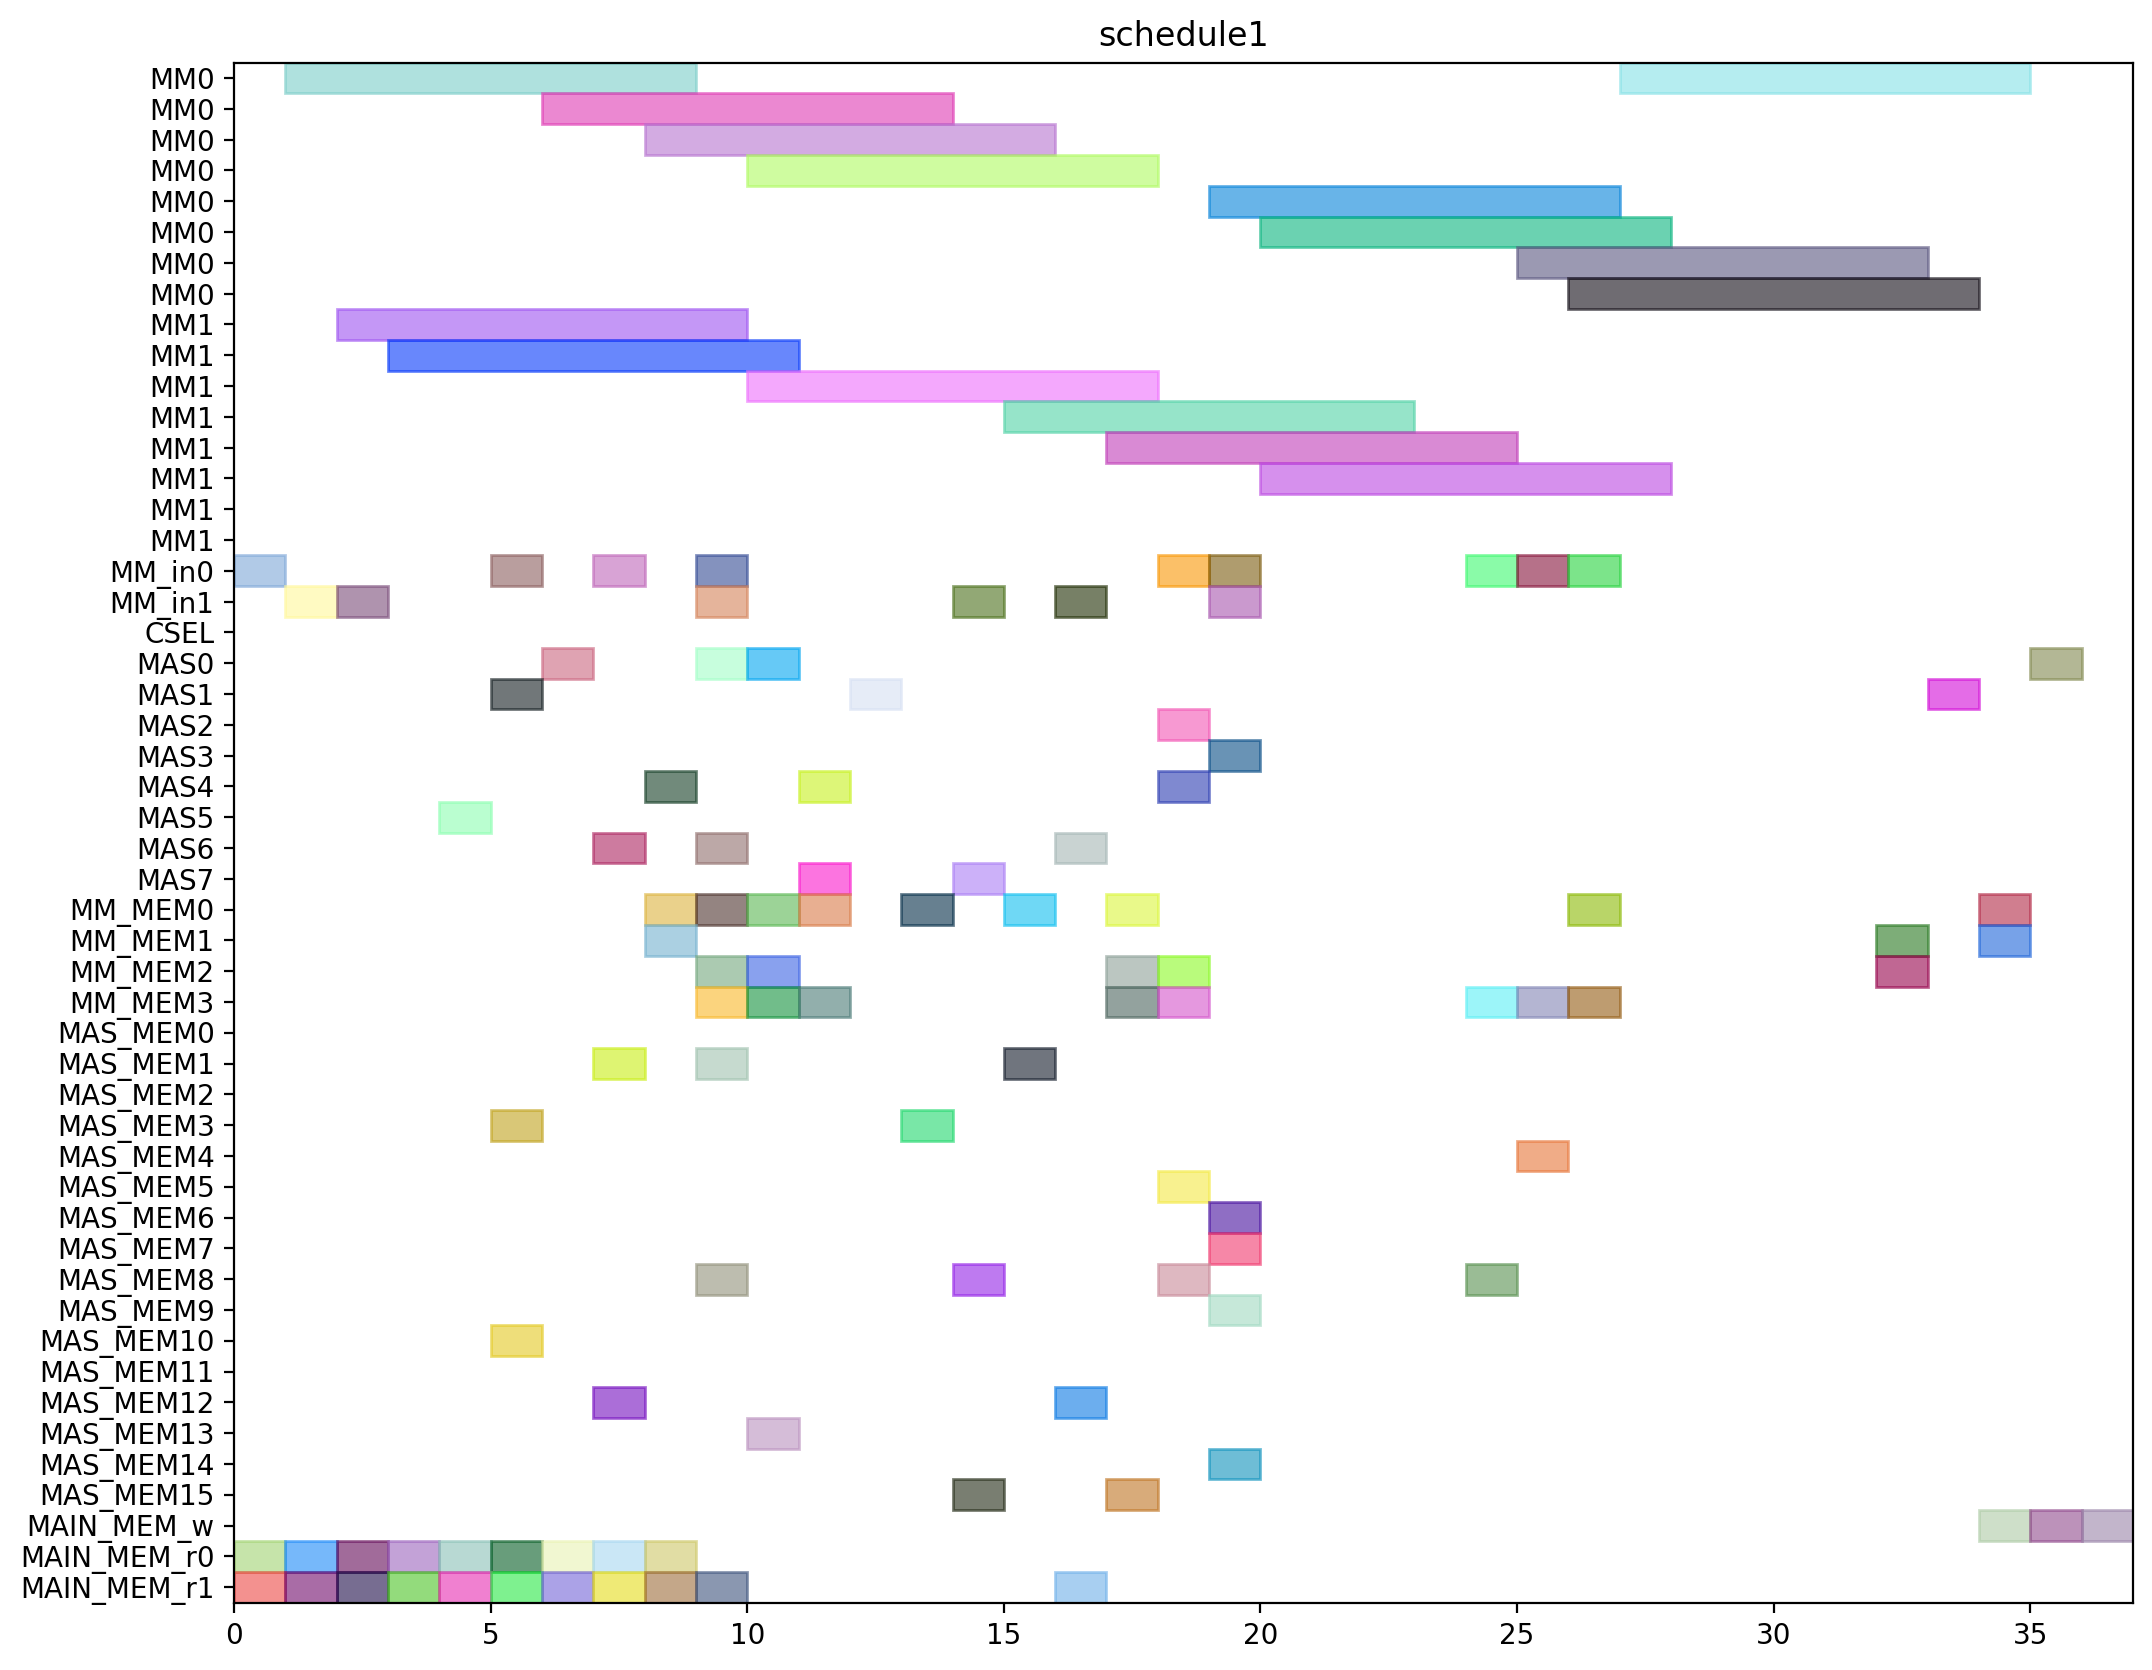

Write Python code to recreate this figure.
from pyschedule import Scenario, solvers, plotters, alt


def solve():
	horizon = 148
	S = Scenario("schedule1", horizon=horizon)

	# resource
	MM = S.Resources('MM', num=2, size=8)
	MM_in = S.Resources('MM_in', num=2)
	CSEL = S.Resource('CSEL')
	MAS = S.Resources('MAS', num=8, size=1, periods=range(1, horizon))
	MM_MEM = S.Resources('MM_MEM', num=4)
	MAS_MEM = S.Resources('MAS_MEM', num=16)
	MAIN_MEM_w = S.Resource('MAIN_MEM_w', size=1)
	MAIN_MEM_r = S.Resources('MAIN_MEM_r', num=2)

	# result of previous scheduling
	t0_in = S.Task('t0_in', length=1, delay_cost=1)
	S += t0_in >= 0
	t0_in += MM_in[0]

	t0_mem0 = S.Task('t0_mem0', length=1, delay_cost=1)
	S += t0_mem0 >= 0
	t0_mem0 += MAIN_MEM_r[0]

	t0_mem1 = S.Task('t0_mem1', length=1, delay_cost=1)
	S += t0_mem1 >= 0
	t0_mem1 += MAIN_MEM_r[1]

	t0 = S.Task('t0', length=8, delay_cost=1)
	S += t0 >= 1
	t0 += MM[0]

	t2_in = S.Task('t2_in', length=1, delay_cost=1)
	S += t2_in >= 1
	t2_in += MM_in[1]

	t2_mem0 = S.Task('t2_mem0', length=1, delay_cost=1)
	S += t2_mem0 >= 1
	t2_mem0 += MAIN_MEM_r[0]

	t2_mem1 = S.Task('t2_mem1', length=1, delay_cost=1)
	S += t2_mem1 >= 1
	t2_mem1 += MAIN_MEM_r[1]

	t1_in = S.Task('t1_in', length=1, delay_cost=1)
	S += t1_in >= 2
	t1_in += MM_in[1]

	t1_mem0 = S.Task('t1_mem0', length=1, delay_cost=1)
	S += t1_mem0 >= 2
	t1_mem0 += MAIN_MEM_r[0]

	t1_mem1 = S.Task('t1_mem1', length=1, delay_cost=1)
	S += t1_mem1 >= 2
	t1_mem1 += MAIN_MEM_r[1]

	t2 = S.Task('t2', length=8, delay_cost=1)
	S += t2 >= 2
	t2 += MM[1]

	t1 = S.Task('t1', length=8, delay_cost=1)
	S += t1 >= 3
	t1 += MM[1]

	t3_mem0 = S.Task('t3_mem0', length=1, delay_cost=1)
	S += t3_mem0 >= 3
	t3_mem0 += MAIN_MEM_r[0]

	t3_mem1 = S.Task('t3_mem1', length=1, delay_cost=1)
	S += t3_mem1 >= 3
	t3_mem1 += MAIN_MEM_r[1]

	t3 = S.Task('t3', length=1, delay_cost=1)
	S += t3 >= 4
	t3 += MAS[5]

	t4_mem0 = S.Task('t4_mem0', length=1, delay_cost=1)
	S += t4_mem0 >= 4
	t4_mem0 += MAIN_MEM_r[0]

	t4_mem1 = S.Task('t4_mem1', length=1, delay_cost=1)
	S += t4_mem1 >= 4
	t4_mem1 += MAIN_MEM_r[1]

	t14_mem0 = S.Task('t14_mem0', length=1, delay_cost=1)
	S += t14_mem0 >= 5
	t14_mem0 += MAIN_MEM_r[0]

	t14_mem1 = S.Task('t14_mem1', length=1, delay_cost=1)
	S += t14_mem1 >= 5
	t14_mem1 += MAIN_MEM_r[1]

	t4 = S.Task('t4', length=1, delay_cost=1)
	S += t4 >= 5
	t4 += MAS[1]

	t5_in = S.Task('t5_in', length=1, delay_cost=1)
	S += t5_in >= 5
	t5_in += MM_in[0]

	t5_mem0 = S.Task('t5_mem0', length=1, delay_cost=1)
	S += t5_mem0 >= 5
	t5_mem0 += MAS_MEM[10]

	t5_mem1 = S.Task('t5_mem1', length=1, delay_cost=1)
	S += t5_mem1 >= 5
	t5_mem1 += MAS_MEM[3]

	t13_mem0 = S.Task('t13_mem0', length=1, delay_cost=1)
	S += t13_mem0 >= 6
	t13_mem0 += MAIN_MEM_r[0]

	t13_mem1 = S.Task('t13_mem1', length=1, delay_cost=1)
	S += t13_mem1 >= 6
	t13_mem1 += MAIN_MEM_r[1]

	t14 = S.Task('t14', length=1, delay_cost=1)
	S += t14 >= 6
	t14 += MAS[0]

	t5 = S.Task('t5', length=8, delay_cost=1)
	S += t5 >= 6
	t5 += MM[0]

	t13 = S.Task('t13', length=1, delay_cost=1)
	S += t13 >= 7
	t13 += MAS[6]

	t15_in = S.Task('t15_in', length=1, delay_cost=1)
	S += t15_in >= 7
	t15_in += MM_in[0]

	t15_mem0 = S.Task('t15_mem0', length=1, delay_cost=1)
	S += t15_mem0 >= 7
	t15_mem0 += MAS_MEM[12]

	t15_mem1 = S.Task('t15_mem1', length=1, delay_cost=1)
	S += t15_mem1 >= 7
	t15_mem1 += MAS_MEM[1]

	t8_mem0 = S.Task('t8_mem0', length=1, delay_cost=1)
	S += t8_mem0 >= 7
	t8_mem0 += MAIN_MEM_r[0]

	t8_mem1 = S.Task('t8_mem1', length=1, delay_cost=1)
	S += t8_mem1 >= 7
	t8_mem1 += MAIN_MEM_r[1]

	t15 = S.Task('t15', length=8, delay_cost=1)
	S += t15 >= 8
	t15 += MM[0]

	t18_mem0 = S.Task('t18_mem0', length=1, delay_cost=1)
	S += t18_mem0 >= 8
	t18_mem0 += MM_MEM[0]

	t18_mem1 = S.Task('t18_mem1', length=1, delay_cost=1)
	S += t18_mem1 >= 8
	t18_mem1 += MM_MEM[1]

	t8 = S.Task('t8', length=1, delay_cost=1)
	S += t8 >= 8
	t8 += MAS[4]

	t9_mem0 = S.Task('t9_mem0', length=1, delay_cost=1)
	S += t9_mem0 >= 8
	t9_mem0 += MAIN_MEM_r[0]

	t9_mem1 = S.Task('t9_mem1', length=1, delay_cost=1)
	S += t9_mem1 >= 8
	t9_mem1 += MAIN_MEM_r[1]

	t10_in = S.Task('t10_in', length=1, delay_cost=1)
	S += t10_in >= 9
	t10_in += MM_in[0]

	t10_mem0 = S.Task('t10_mem0', length=1, delay_cost=1)
	S += t10_mem0 >= 9
	t10_mem0 += MAS_MEM[8]

	t10_mem1 = S.Task('t10_mem1', length=1, delay_cost=1)
	S += t10_mem1 >= 9
	t10_mem1 += MAS_MEM[1]

	t16_mem0 = S.Task('t16_mem0', length=1, delay_cost=1)
	S += t16_mem0 >= 9
	t16_mem0 += MM_MEM[0]

	t16_mem1 = S.Task('t16_mem1', length=1, delay_cost=1)
	S += t16_mem1 >= 9
	t16_mem1 += MM_MEM[3]

	t18 = S.Task('t18', length=1, delay_cost=1)
	S += t18 >= 9
	t18 += MAS[6]

	t20_in = S.Task('t20_in', length=1, delay_cost=1)
	S += t20_in >= 9
	t20_in += MM_in[1]

	t20_mem0 = S.Task('t20_mem0', length=1, delay_cost=1)
	S += t20_mem0 >= 9
	t20_mem0 += MM_MEM[2]

	t20_mem1 = S.Task('t20_mem1', length=1, delay_cost=1)
	S += t20_mem1 >= 9
	t20_mem1 += MAIN_MEM_r[1]

	t9 = S.Task('t9', length=1, delay_cost=1)
	S += t9 >= 9
	t9 += MAS[0]

	t10 = S.Task('t10', length=8, delay_cost=1)
	S += t10 >= 10
	t10 += MM[0]

	t11_mem0 = S.Task('t11_mem0', length=1, delay_cost=1)
	S += t11_mem0 >= 10
	t11_mem0 += MM_MEM[2]

	t11_mem1 = S.Task('t11_mem1', length=1, delay_cost=1)
	S += t11_mem1 >= 10
	t11_mem1 += MM_MEM[3]

	t16 = S.Task('t16', length=1, delay_cost=1)
	S += t16 >= 10
	t16 += MAS[0]

	t19_mem0 = S.Task('t19_mem0', length=1, delay_cost=1)
	S += t19_mem0 >= 10
	t19_mem0 += MM_MEM[0]

	t19_mem1 = S.Task('t19_mem1', length=1, delay_cost=1)
	S += t19_mem1 >= 10
	t19_mem1 += MAS_MEM[13]

	t20 = S.Task('t20', length=8, delay_cost=1)
	S += t20 >= 10
	t20 += MM[1]

	t11 = S.Task('t11', length=1, delay_cost=1)
	S += t11 >= 11
	t11 += MAS[7]

	t19 = S.Task('t19', length=1, delay_cost=1)
	S += t19 >= 11
	t19 += MAS[4]

	t6_mem0 = S.Task('t6_mem0', length=1, delay_cost=1)
	S += t6_mem0 >= 11
	t6_mem0 += MM_MEM[0]

	t6_mem1 = S.Task('t6_mem1', length=1, delay_cost=1)
	S += t6_mem1 >= 11
	t6_mem1 += MM_MEM[3]

	t6 = S.Task('t6', length=1, delay_cost=1)
	S += t6 >= 12
	t6 += MAS[1]

	t7_mem0 = S.Task('t7_mem0', length=1, delay_cost=1)
	S += t7_mem0 >= 13
	t7_mem0 += MM_MEM[0]

	t7_mem1 = S.Task('t7_mem1', length=1, delay_cost=1)
	S += t7_mem1 >= 13
	t7_mem1 += MAS_MEM[3]

	t28_in = S.Task('t28_in', length=1, delay_cost=1)
	S += t28_in >= 14
	t28_in += MM_in[1]

	t28_mem0 = S.Task('t28_mem0', length=1, delay_cost=1)
	S += t28_mem0 >= 14
	t28_mem0 += MAS_MEM[8]

	t28_mem1 = S.Task('t28_mem1', length=1, delay_cost=1)
	S += t28_mem1 >= 14
	t28_mem1 += MAS_MEM[15]

	t7 = S.Task('t7', length=1, delay_cost=1)
	S += t7 >= 14
	t7 += MAS[7]

	t17_mem0 = S.Task('t17_mem0', length=1, delay_cost=1)
	S += t17_mem0 >= 15
	t17_mem0 += MM_MEM[0]

	t17_mem1 = S.Task('t17_mem1', length=1, delay_cost=1)
	S += t17_mem1 >= 15
	t17_mem1 += MAS_MEM[1]

	t28 = S.Task('t28', length=8, delay_cost=1)
	S += t28 >= 15
	t28 += MM[1]

	t17 = S.Task('t17', length=1, delay_cost=1)
	S += t17 >= 16
	t17 += MAS[6]

	t23_in = S.Task('t23_in', length=1, delay_cost=1)
	S += t23_in >= 16
	t23_in += MM_in[1]

	t23_mem0 = S.Task('t23_mem0', length=1, delay_cost=1)
	S += t23_mem0 >= 16
	t23_mem0 += MAS_MEM[12]

	t23_mem1 = S.Task('t23_mem1', length=1, delay_cost=1)
	S += t23_mem1 >= 16
	t23_mem1 += MAIN_MEM_r[1]

	t12_mem0 = S.Task('t12_mem0', length=1, delay_cost=1)
	S += t12_mem0 >= 17
	t12_mem0 += MM_MEM[0]

	t12_mem1 = S.Task('t12_mem1', length=1, delay_cost=1)
	S += t12_mem1 >= 17
	t12_mem1 += MAS_MEM[15]

	t21_mem0 = S.Task('t21_mem0', length=1, delay_cost=1)
	S += t21_mem0 >= 17
	t21_mem0 += MM_MEM[2]

	t21_mem1 = S.Task('t21_mem1', length=1, delay_cost=1)
	S += t21_mem1 >= 17
	t21_mem1 += MM_MEM[3]

	t23 = S.Task('t23', length=8, delay_cost=1)
	S += t23 >= 17
	t23 += MM[1]

	t12 = S.Task('t12', length=1, delay_cost=1)
	S += t12 >= 18
	t12 += MAS[2]

	t21 = S.Task('t21', length=1, delay_cost=1)
	S += t21 >= 18
	t21 += MAS[4]

	t22_mem0 = S.Task('t22_mem0', length=1, delay_cost=1)
	S += t22_mem0 >= 18
	t22_mem0 += MM_MEM[2]

	t22_mem1 = S.Task('t22_mem1', length=1, delay_cost=1)
	S += t22_mem1 >= 18
	t22_mem1 += MM_MEM[3]

	t29_in = S.Task('t29_in', length=1, delay_cost=1)
	S += t29_in >= 18
	t29_in += MM_in[0]

	t29_mem0 = S.Task('t29_mem0', length=1, delay_cost=1)
	S += t29_mem0 >= 18
	t29_mem0 += MAS_MEM[8]

	t29_mem1 = S.Task('t29_mem1', length=1, delay_cost=1)
	S += t29_mem1 >= 18
	t29_mem1 += MAS_MEM[5]

	t22 = S.Task('t22', length=1, delay_cost=1)
	S += t22 >= 19
	t22 += MAS[3]

	t25_in = S.Task('t25_in', length=1, delay_cost=1)
	S += t25_in >= 19
	t25_in += MM_in[0]

	t25_mem0 = S.Task('t25_mem0', length=1, delay_cost=1)
	S += t25_mem0 >= 19
	t25_mem0 += MAS_MEM[14]

	t25_mem1 = S.Task('t25_mem1', length=1, delay_cost=1)
	S += t25_mem1 >= 19
	t25_mem1 += MAS_MEM[7]

	t27_in = S.Task('t27_in', length=1, delay_cost=1)
	S += t27_in >= 19
	t27_in += MM_in[1]

	t27_mem0 = S.Task('t27_mem0', length=1, delay_cost=1)
	S += t27_mem0 >= 19
	t27_mem0 += MAS_MEM[6]

	t27_mem1 = S.Task('t27_mem1', length=1, delay_cost=1)
	S += t27_mem1 >= 19
	t27_mem1 += MAS_MEM[9]

	t29 = S.Task('t29', length=8, delay_cost=1)
	S += t29 >= 19
	t29 += MM[0]

	t25 = S.Task('t25', length=8, delay_cost=1)
	S += t25 >= 20
	t25 += MM[0]

	t27 = S.Task('t27', length=8, delay_cost=1)
	S += t27 >= 20
	t27 += MM[1]


	# new tasks
	t24 = S.Task('t24', length=8, delay_cost=1)
	t24 += alt(MM)
	t24_in = S.Task('t24_in', length=1, delay_cost=1)
	t24_in += alt(MM_in)
	S += t24_in*MM_in[0]<=t24*MM[0]
	S += t24_in*MM_in[1]<=t24*MM[1]
	t24_mem0 = S.Task('t24_mem0', length=1, delay_cost=1)
	t24_mem0 += MAS_MEM[4]
	S += 18 < t24_mem0
	S += t24_mem0 <= t24

	t24_mem1 = S.Task('t24_mem1', length=1, delay_cost=1)
	t24_mem1 += MM_MEM[3]
	S += 24 < t24_mem1
	S += t24_mem1 <= t24

	t26 = S.Task('t26', length=8, delay_cost=1)
	t26 += alt(MM)
	t26_in = S.Task('t26_in', length=1, delay_cost=1)
	t26_in += alt(MM_in)
	S += t26_in*MM_in[0]<=t26*MM[0]
	S += t26_in*MM_in[1]<=t26*MM[1]
	t26_mem0 = S.Task('t26_mem0', length=1, delay_cost=1)
	t26_mem0 += MAS_MEM[8]
	S += 11 < t26_mem0
	S += t26_mem0 <= t26

	t26_mem1 = S.Task('t26_mem1', length=1, delay_cost=1)
	t26_mem1 += MM_MEM[3]
	S += 24 < t26_mem1
	S += t26_mem1 <= t26

	PZ_new = S.Task('PZ_new', length=8, delay_cost=1)
	PZ_new += alt(MM)
	PZ_new_in = S.Task('PZ_new_in', length=1, delay_cost=1)
	PZ_new_in += alt(MM_in)
	S += PZ_new_in*MM_in[0]<=PZ_new*MM[0]
	S += PZ_new_in*MM_in[1]<=PZ_new*MM[1]
	S += 0<PZ_new

	PZ_new_w = S.Task('PZ_new_w', length=1, delay_cost=1)
	PZ_new_w += alt(MAIN_MEM_w)
	S += PZ_new <= PZ_new_w

	PZ_new_mem0 = S.Task('PZ_new_mem0', length=1, delay_cost=1)
	PZ_new_mem0 += MM_MEM[0]
	S += 26 < PZ_new_mem0
	S += PZ_new_mem0 <= PZ_new

	PZ_new_mem1 = S.Task('PZ_new_mem1', length=1, delay_cost=1)
	PZ_new_mem1 += MM_MEM[3]
	S += 22 < PZ_new_mem1
	S += PZ_new_mem1 <= PZ_new

	PX_new = S.Task('PX_new', length=1, delay_cost=1)
	PX_new += alt(MAS)
	S += 0<PX_new

	PX_new_w = S.Task('PX_new_w', length=1, delay_cost=1)
	PX_new_w += alt(MAIN_MEM_w)
	S += PX_new <= PX_new_w

	PX_new_mem0 = S.Task('PX_new_mem0', length=1, delay_cost=1)
	PX_new_mem0 += MM_MEM[0]
	S += 27 < PX_new_mem0
	S += PX_new_mem0 <= PX_new

	PX_new_mem1 = S.Task('PX_new_mem1', length=1, delay_cost=1)
	PX_new_mem1 += alt(MM_MEM)
	S += (t24*MM[0])-1 < PX_new_mem1*MM_MEM[1]
	S += (t24*MM[1])-1 < PX_new_mem1*MM_MEM[3]
	S += PX_new_mem1 <= PX_new

	PY_new = S.Task('PY_new', length=1, delay_cost=1)
	PY_new += alt(MAS)
	S += 0<PY_new

	PY_new_w = S.Task('PY_new_w', length=1, delay_cost=1)
	PY_new_w += alt(MAIN_MEM_w)
	S += PY_new <= PY_new_w

	PY_new_mem0 = S.Task('PY_new_mem0', length=1, delay_cost=1)
	PY_new_mem0 += MM_MEM[2]
	S += 27 < PY_new_mem0
	S += PY_new_mem0 <= PY_new

	PY_new_mem1 = S.Task('PY_new_mem1', length=1, delay_cost=1)
	PY_new_mem1 += alt(MM_MEM)
	S += (t26*MM[0])-1 < PY_new_mem1*MM_MEM[1]
	S += (t26*MM[1])-1 < PY_new_mem1*MM_MEM[3]
	S += PY_new_mem1 <= PY_new

	solvers.mip.solve(S,msg=1,kind='CPLEX',ratio_gap=1.01)

	solution = [['hoge']*len(S.solution()[1]) for i in range(len(S.solution()))]
	for i in range(len(S.solution())):
		for j in range(len(S.solution()[i])):
			solution[i][j]=str(S.solution()[i][j])
	print(solution)

	cycles = int(solution[-1][3])

	pic_file_name = "/home/mfukuda/ABE/multiRAM_multiMAS_16mux/scheduling_result/stage8MM2_stage1MAS8/EP_ADD_A_0/schedule1.png"
	if(S.solution() != []):
		plotters.matplotlib.plot(S,img_filename=pic_file_name, show_task_labels=False, fig_size=(cycles*0.25+3, 10))

	return solution
